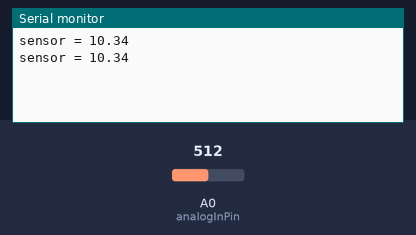
Simulated run of this sketch. Board: Arduino Uno, built with avr-gcc and run on an emulated ATmega328P. Parts: the last lines printed to the serial monitor. Inputs (shaded band) come from the test bench; at power-on: A0 (analogInPin) = 512.

Above: at 1.2 s.
1.3 s: A0 (analogInPin) set to 716
At 2.4 s:
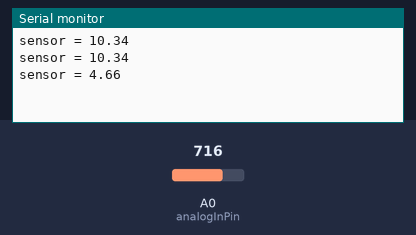
2.8 s: A0 (analogInPin) set to 900
At 2.8 s:
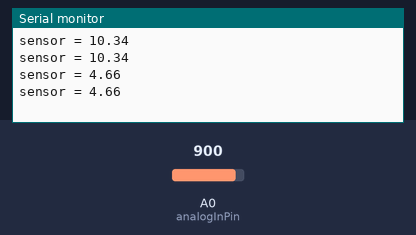
Timing chart, 0 to 5.8 s (numbered marks = the images above; inputs shaded):
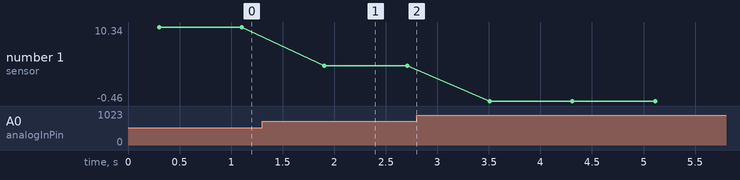

The sketch:

pH.ino
```cpp
// Declaración de variables
float calibration = 21.34 + 3.25; // Valor de calibración, se puede ajustar según sea necesario
const int analogInPin = A0; // Pin de entrada analógica para la lectura del sensor
int sensorValue = 0; // Variable para almacenar el valor del sensor
unsigned long int avgValue; // Variable para almacenar el valor promedio
float b;
int buf[10], temp;

void setup() {
  // Inicialización de la comunicación serial a 9600 baudios
  Serial.begin(9600);
}

void loop() {
  // Bucle para realizar 10 lecturas del sensor
  for(int i = 0; i < 10; i++) {
    // Almacenar cada lectura en el buffer
    buf[i] = analogRead(analogInPin);
    // Pequeña pausa para estabilizar la lectura
    delay(30);
  }

  // Ordenar los valores del buffer de menor a mayor
  for(int i = 0; i < 9; i++) {
    for(int j = i + 1; j < 10; j++) {
      if(buf[i] > buf[j]) {
        temp = buf[i];
        buf[i] = buf[j];
        buf[j] = temp;
      }
    }
  }

  // Calcular el valor promedio de los valores del buffer excluyendo los extremos
  avgValue = 0;
  for(int i = 2; i < 8; i++)
    avgValue += buf[i];

  // Convertir el valor promedio a voltaje del sensor (0-5V)
  float pHVol = (float)avgValue * 5.0 / 1024 / 6;

  // Calcular el valor de pH utilizando una fórmula de conversión
  float phValue = -5.70 * pHVol + calibration;

  // Imprimir el valor de pH en la consola serial
  Serial.print("sensor = ");
  Serial.println(phValue);

  // Pequeña pausa antes de la próxima lectura
  delay(500);
}
```

Measured:
- after the input at 1.3 s, the serial monitor: prints a new line after 0.61 s (image 1)
- plotted number 1: 10.34 → 4.66 after the input at 1.3 s, 4.66 → -0.46 after the input at 2.8 s
